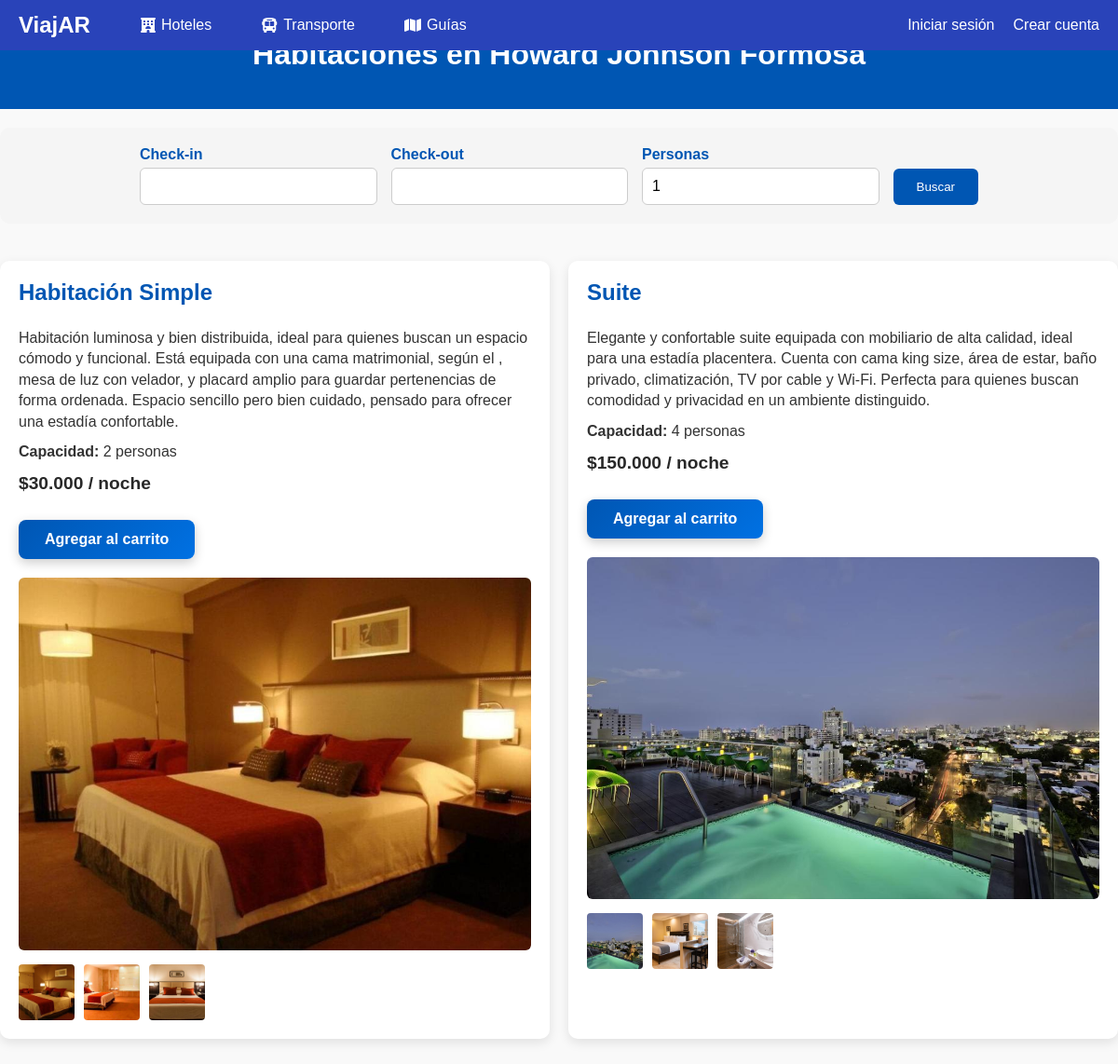
The page /index.php?page=pantalla_habitaciones&id=58 on the database its author committed.
### tables this page shows
CREATE TABLE `hotel` (
  `id_hotel` int NOT NULL AUTO_INCREMENT,
  `hotel_nombre` varchar(255) NOT NULL,
  `fecha_alta` datetime DEFAULT CURRENT_TIMESTAMP,
  `imagen_principal` varchar(255) DEFAULT NULL,
  `rela_provincia` int DEFAULT NULL,
  `rela_ciudad` int DEFAULT NULL,
  `rela_proveedor` int DEFAULT NULL,
  `activo` tinyint DEFAULT '1',
  `estado_revision` enum('pendiente','aprobado','rechazado') DEFAULT 'pendiente',
  `motivo_rechazo` text,
  `fecha_revision` datetime DEFAULT NULL,
  `revisado_por` int DEFAULT NULL,
  PRIMARY KEY (`id_hotel`),
  KEY `fk_hotel_proveedor_idx` (`rela_proveedor`),
  KEY `fk_hotel_provincia` (`rela_provincia`),
  KEY `fk_hotel_ciudad` (`rela_ciudad`),
  KEY `fk_hotel_revisado_por` (`revisado_por`),
  CONSTRAINT `fk_hotel_ciudad` FOREIGN KEY (`rela_ciudad`) REFERENCES `ciudades` (`id_ciudad`) ON DELETE SET NULL ON UPDATE CASCADE,
  CONSTRAINT `fk_hotel_proveedor` FOREIGN KEY (`rela_proveedor`) REFERENCES `proveedores` (`id_proveedores`),
  CONSTRAINT `fk_hotel_provincia` FOREIGN KEY (`rela_provincia`) REFERENCES `provincias` (`id_provincia`) ON DELETE SET NULL ON UPDATE CASCADE,
  CONSTRAINT `fk_hotel_revisado_por` FOREIGN KEY (`revisado_por`) REFERENCES `usuarios` (`id_usuarios`)
);

CREATE TABLE `hotel_habitaciones` (
  `id_hotel_habitacion` int NOT NULL AUTO_INCREMENT,
  `rela_hotel` int NOT NULL,
  `rela_tipo_habitacion` int NOT NULL,
  `capacidad_maxima` int NOT NULL,
  `precio_base_noche` decimal(10,2) NOT NULL,
  `descripcion` text,
  `activo` tinyint(1) DEFAULT '1',
  `fecha_creacion` timestamp NULL DEFAULT CURRENT_TIMESTAMP,
  `fotos` text,
  PRIMARY KEY (`id_hotel_habitacion`),
  KEY `rela_hotel` (`rela_hotel`),
  KEY `rela_tipo_habitacion` (`rela_tipo_habitacion`),
  CONSTRAINT `hotel_habitaciones_ibfk_1` FOREIGN KEY (`rela_hotel`) REFERENCES `hotel` (`id_hotel`),
  CONSTRAINT `hotel_habitaciones_ibfk_2` FOREIGN KEY (`rela_tipo_habitacion`) REFERENCES `tipos_habitacion` (`id_tipo_habitacion`)
);

CREATE TABLE `tipos_habitacion` (
  `id_tipo_habitacion` int NOT NULL AUTO_INCREMENT,
  `nombre` varchar(100) NOT NULL,
  `descripcion` text,
  `capacidad` int NOT NULL,
  `activo` tinyint(1) DEFAULT '1',
  PRIMARY KEY (`id_tipo_habitacion`)
);

### index.php (called while the page is built, shortened)
<?php
$plantilla = new PlantillaControlador();
$plantilla -> traer_plantilla();

### models/hotel.php (called while the page is built, shortened)
<?php
require_once('conexion.php');
class Hotel {
    public function traer_hotel($id_hotel) {
        $conexion = new Conexion();
        $id = (int)$id_hotel;
        return $conexion->consultar("SELECT * FROM hotel WHERE id_hotel = $id AND activo = 1");
    }
}
?>

### models/conexion.php (called while the page is built, shortened)
<?php
class Conexion {
    private $con;
    private $servidor;
    private $usuario;
    private $password;
    private $base_datos;
    public function __construct() {
        $this->servidor = 'localhost';
        $this->usuario = 'root';
        $this->password = 'hola';
        $this->base_datos = 'viajar';
    }
    public function conectar() {
        if (!$this->con) {
            $this->con = new mysqli($this->servidor, $this->usuario, $this->password, $this->base_datos);
            $this->con->set_charset("utf8");
        }
        return $this->con;
    }
    public function consultar($query) {
        $resultado = $this->conectar()->query($query);
        $data = [];
        if ($resultado && $resultado->num_rows > 0) {
            while ($row = $resultado->fetch_assoc()) {
                $data[] = $row;
            }
        }
        return $data;
    }
}

### models/hotel_habitaciones.php (called while the page is built, shortened)
<?php
require_once('conexion.php');
class Hotel_Habitaciones {
    public function traer_por_hotel($id_hotel) {
        $conexion = new Conexion();
        $id_hotel = (int)$id_hotel;
        $query = "SELECT hh.*, th.nombre AS tipo_nombre
                  FROM hotel_habitaciones hh
                  INNER JOIN tipos_habitacion th
                        ON hh.rela_tipo_habitacion = th.id_tipo_habitacion
                  WHERE hh.rela_hotel = $id_hotel AND hh.activo = 1
                  ORDER BY hh.fecha_creacion ASC";
        $habitaciones = $conexion->consultar($query);
        return $habitaciones;
    }
}

### views/paginas/pantalla_habitaciones.php (the view, shortened to what this page needs)
<?php
require_once __DIR__ . '/../../models/hotel.php';
require_once __DIR__ . '/../../models/hotel_habitaciones.php';
$id_hotel = (int)($_GET['id'] ?? 0);
$hotelModel = new Hotel();
$hotelesArray = $hotelModel->traer_hotel($id_hotel);
$hotel = $hotelesArray[0];
$habitacionModel = new Hotel_Habitaciones();
$habitaciones = $habitacionModel->traer_por_hotel($id_hotel);
$checkin = $_GET['checkin'] ?? '';
$checkout = $_GET['checkout'] ?? '';
$personasFiltro = (int)($_GET['personas'] ?? 0);
?>
<link rel="stylesheet" href="/viajar/assets/css/pantalla_habitaciones.css">
<section class="habitaciones-hero">
  <h1>Habitaciones en <?= htmlspecialchars($hotel['hotel_nombre'] ?? '-') ?></h1>
</section>
<section class="habitaciones-buscador container">
  <form id="form-buscador-habitaciones" method="get" action="index.php">
      <div class="buscador-group">
        <label for="checkin">Check-in</label>
        <input type="text" id="checkin" name="checkin" value="<?= htmlspecialchars($checkin) ?>" required>
      </div>
      <div class="buscador-group">
        <label for="checkout">Check-out</label>
        <input type="text" id="checkout" name="checkout" value="<?= htmlspecialchars($checkout) ?>" required>
      </div>
      <div class="buscador-group">
        <label for="personas">Personas</label>
        <input type="number" id="personas" name="personas" min="1" value="<?= htmlspecialchars($personasFiltro ?: 1) ?>" required>
      </div>
      <button type="submit" class="btn btn-buscar">Buscar</button>
  </form>
</section>
<section class="habitaciones-lista container">
  <?php if (empty($habitaciones)): ?>
    <p>No hay habitaciones disponibles en este hotel para los criterios seleccionados.</p>
  <?php else: ?>
    <?php foreach ($habitaciones as $hab): ?>
      <?php
        $fotos = $hab['fotos'] ?? [];
      ?>
      <div class="habitacion-card">
        <div class="habitacion-info">
          <h3><?= htmlspecialchars($hab['tipo_nombre'] ?? 'Habitación') ?></h3>
          <p><?= nl2br(htmlspecialchars($hab['descripcion'] ?? '')) ?></p>
          <p><strong>Capacidad:</strong> <?= (int)($hab['capacidad_maxima'] ?? 0) ?> personas</p>
          <p class="precio">
            $<?= number_format($hab['precio_base_noche'] ?? 0, 0, ',', '.') ?> / noche
          </p>
          <button class="btn btn-reservar"
            onclick="agregarAlCarrito(
                <?= (int)$hab['id_hotel_habitacion'] ?>,
                <?= (int)$id_hotel ?>,
                '<?= $checkin ?>',
                '<?= $checkout ?>',
                <?= (int)$personasFiltro ?>,
                <?= (float)$hab['precio_base_noche'] ?>
            )">Agregar al carrito</button>
        </div>
        <div class="habitacion-fotos">
          <img class="foto-principal" src="/viajar/<?= htmlspecialchars($fotos[0]) ?>" alt="Habitación" data-original="/viajar/<?= htmlspecialchars($fotos[0]) ?>">
          <?php if (count($fotos) > 1): ?>
            <div class="miniaturas">
              <?php foreach ($fotos as $foto): ?>
                  <img src="/viajar/<?= htmlspecialchars($foto) ?>" alt="Foto de habitación">
              <?php endforeach; ?>
            </div>
          <?php endif; ?>
        </div>
      </div>
    <?php endforeach; ?>
  <?php endif; ?>
</section>

### assets/css/pantalla_habitaciones.css (style rules this page uses)
.habitaciones-hero { background-color: #0056b3; color: #fff; padding: 40px 0; text-align: center; }
.habitaciones-hero h1 { margin: 0; font-size: 2rem; font-weight: 600; }
.habitaciones-lista { display: grid; grid-template-columns: repeat(auto-fit, minmax(320px, 1fr)); gap: 20px; margin: 40px 0; }
.habitacion-card { background-color: #fff; border-radius: 10px; overflow: hidden; box-shadow: 0 4px 12px rgba(0,0,0,0.1); display: flex; flex-direction: column; }
.habitacion-info { padding: 20px; }
.habitacion-info h3 { margin-top: 0; font-size: 1.5rem; color: #0056b3; }
.habitacion-info p { margin: 10px 0; line-height: 1.4; }
.habitacion-info .precio { font-weight: 700; font-size: 1.2rem; color: rgba(0, 0, 0, 0.842); margin-top: 10px; }
.btn-reservar { display: inline-block; margin-top: 15px; padding: 12px 28px; background: linear-gradient(135deg, #0056b3, #0071e3); color: #fff; font-weight: 600; font-size: 1rem; border: none; border-radius: 8px; cursor: pointer; text-decoration: none; box-shadow: 0 4px 12px rgba(0,0,0,0.2); transition: all 0.3s ease; }
.habitacion-fotos { display: flex; flex-direction: column; gap: 10px; padding: 0 20px 20px 20px; }
.foto-principal { width: 100%; height: auto; border-radius: 6px; object-fit: cover; }
.miniaturas { display: flex; gap: 10px; overflow-x: auto; padding-top: 5px; }
.miniaturas img { width: 60px; height: 60px; border-radius: 4px; object-fit: cover; cursor: pointer; transition: transform 0.2s, box-shadow 0.2s; }
.habitaciones-buscador { background-color: #f5f5f5; padding: 20px; margin: 20px auto 40px auto; border-radius: 10px; display: flex; justify-content: center; flex-wrap: wrap; gap: 15px; }
.habitaciones-buscador form { display: flex; flex-wrap: wrap; gap: 15px; width: 100%; max-width: 900px; align-items: flex-end; }
.buscador-group { display: flex; flex-direction: column; flex: 1 1 150px; }
.buscador-group label { font-weight: 600; margin-bottom: 5px; color: #0056b3; }
.buscador-group input { padding: 10px; border-radius: 6px; border: 1px solid #ccc; font-size: 1rem; }
.btn-buscar { padding: 12px 25px; background-color: #0056b3; color: #fff; border: none; border-radius: 6px; cursor: pointer; transition: background-color 0.3s; }

### rows shown on the page
hotel: hotel_nombre "Howard Johnson Formosa"
hotel_habitaciones: rela_tipo_habitacion.nombre "Habitación Simple", descripcion "Habitación luminosa y bien distribuida, ideal para quienes buscan un espacio cómodo y funcional. Está equipada con una cama matrimonial, según el , mesa de luz con velador, y placard amplio para guardar pertenencias de forma ordenada. Espacio sencillo pero bien cuidado, pensado para ofrecer una estadía confortable.", capacidad_maxima "2", precio_base_noche "30.000", shows a picture
hotel_habitaciones: rela_tipo_habitacion.nombre "Suite", descripcion "Elegante y confortable suite equipada con mobiliario de alta calidad, ideal para una estadía placentera. Cuenta con cama king size, área de estar, baño privado, climatización, TV por cable y Wi-Fi. Perfecta para quienes buscan comodidad y privacidad en un ambiente distinguido.", capacidad_maxima "4", precio_base_noche "150.000", shows a picture
